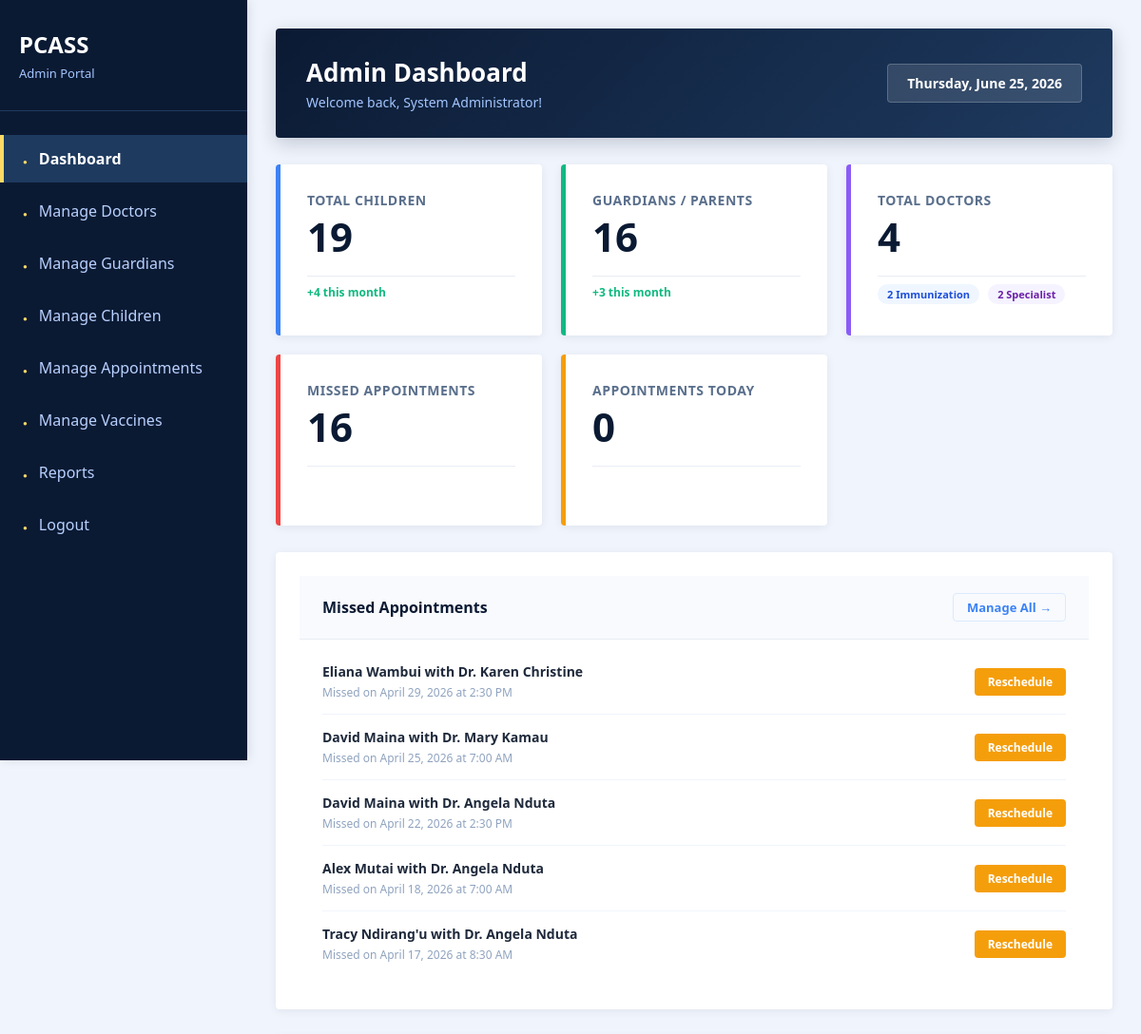
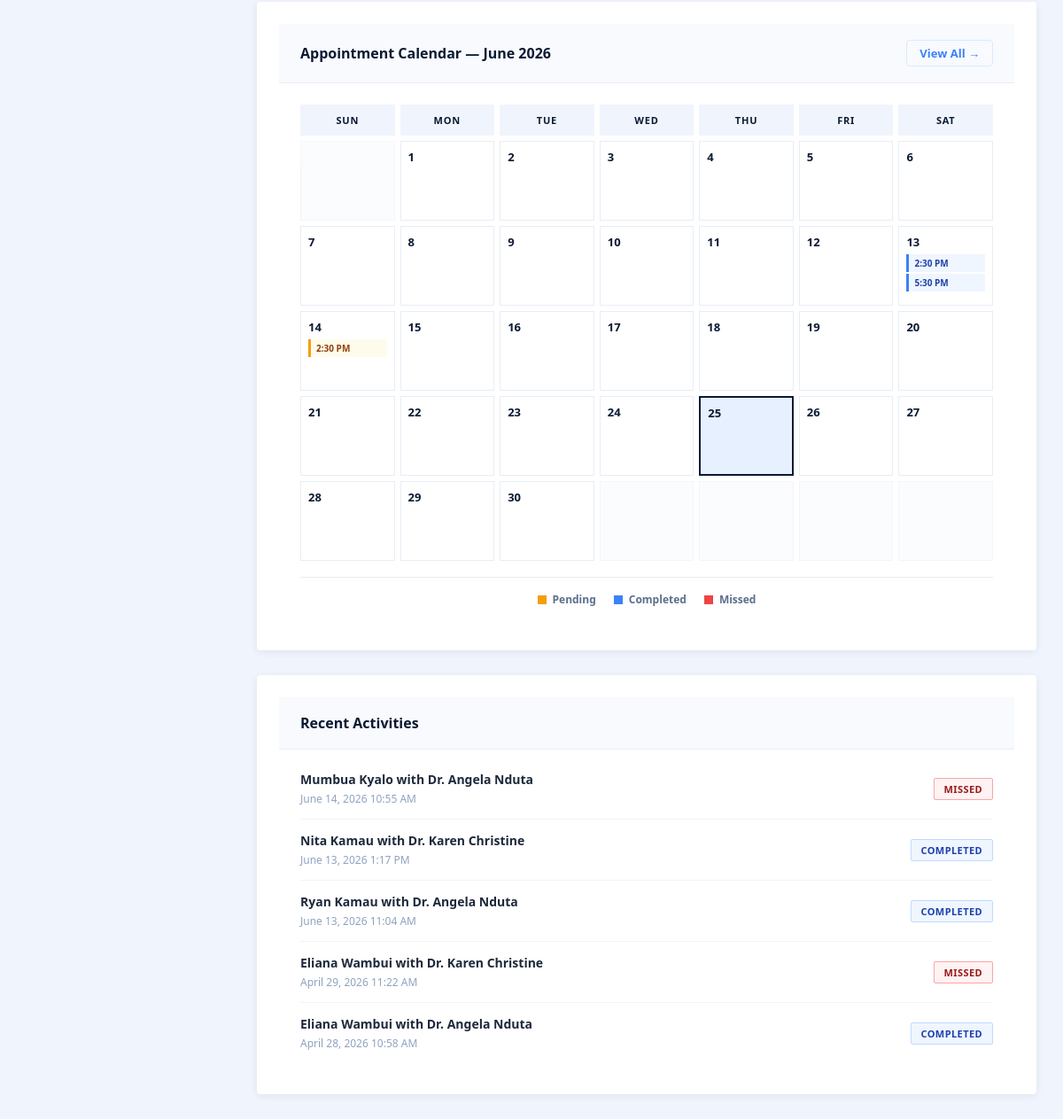
The app's page /admin_dashboard.php (signed in) with its own data (2 pictures, top to bottom).
### tables this page shows
CREATE TABLE `appointments` (
  `appointment_id` int(11) NOT NULL,
  `child_id` int(11) NOT NULL,
  `doctor_id` int(11) NOT NULL,
  `appointment_date` date NOT NULL,
  `appointment_time` time NOT NULL,
  `status` enum('Pending','Completed','Cancelled','Missed') DEFAULT 'Pending',
  `notes` text DEFAULT NULL,
  `created_at` timestamp NOT NULL DEFAULT current_timestamp()
);

CREATE TABLE `children` (
  `child_id` int(11) NOT NULL,
  `guardian_id` int(11) NOT NULL,
  `first_name` varchar(100) NOT NULL,
  `last_name` varchar(100) NOT NULL,
  `gender` enum('Male','Female') NOT NULL,
  `date_of_birth` date NOT NULL,
  `created_at` timestamp NOT NULL DEFAULT current_timestamp()
);

CREATE TABLE `doctors` (
  `doctor_id` int(11) NOT NULL,
  `full_name` varchar(255) NOT NULL,
  `email` varchar(255) NOT NULL,
  `phone` varchar(20) DEFAULT NULL,
  `specialization` varchar(100) DEFAULT NULL,
  `license_number` varchar(50) DEFAULT NULL,
  `qualification` varchar(100) DEFAULT NULL,
  `years_of_experience` int(11) DEFAULT 0,
  `employment_type` enum('Full-Time','Part-Time','Contract','Visiting') DEFAULT 'Full-Time',
  `status` enum('Active','Inactive','On Leave') DEFAULT 'Active',
  `doctor_role` enum('immunization','specialist') DEFAULT 'immunization',
  `password` varchar(255) NOT NULL,
  `created_at` timestamp NOT NULL DEFAULT current_timestamp()
);

### admin_dashboard.php (the view, shortened to what this page needs)
<?php
require_once __DIR__ . "/config/db.php";
$admin_name = $_SESSION['admin_name'] ?? 'Administrator';
$children_query = $conn->query("SELECT COUNT(*) as total FROM children");
$total_children = $children_query->fetch_assoc()['total'];
$guardians_query = $conn->query("SELECT COUNT(*) as total FROM guardians");
$total_guardians = $guardians_query->fetch_assoc()['total'];
$doctors_query = $conn->query("SELECT COUNT(*) as total FROM doctors");
$total_doctors = $doctors_query->fetch_assoc()['total'];
$immunization_doctors = $conn->query("SELECT COUNT(*) as total FROM doctors WHERE doctor_role = 'immunization'")->fetch_assoc()['total'];
$specialist_doctors = $conn->query("SELECT COUNT(*) as total FROM doctors WHERE doctor_role = 'specialist'")->fetch_assoc()['total'];
$missed_query = $conn->query("SELECT COUNT(*) as total FROM appointments WHERE status = 'Missed'");
$missed_appointments = $missed_query->fetch_assoc()['total'];
$today = date('Y-m-d');
$today_query = $conn->query("SELECT COUNT(*) as total FROM appointments WHERE appointment_date = '$today'");
$appointments_today = $today_query->fetch_assoc()['total'];
$children_this_month = $conn->query("SELECT COUNT(*) as total FROM children WHERE MONTH(created_at) = MONTH(CURDATE())")->fetch_assoc()['total'];
$guardians_this_month = $conn->query("SELECT COUNT(*) as total FROM guardians WHERE MONTH(created_at) = MONTH(CURDATE())")->fetch_assoc()['total'];
$calendar_query = $conn->query("
    SELECT a.*, c.first_name, c.last_name, d.full_name as doctor_name
    FROM appointments a
    LEFT JOIN children c ON a.child_id = c.child_id
    LEFT JOIN doctors d ON a.doctor_id = d.doctor_id
    WHERE MONTH(a.appointment_date) = MONTH(CURDATE())
    AND YEAR(a.appointment_date) = YEAR(CURDATE())
    AND a.status != 'Cancelled'
    ORDER BY a.appointment_date ASC, a.appointment_time ASC
");
$appointments_by_date = [];
while ($apt = $calendar_query->fetch_assoc()) {
    $date = $apt['appointment_date'];
    if (!isset($appointments_by_date[$date])) $appointments_by_date[$date] = [];
    $appointments_by_date[$date][] = $apt;
}
$recent_query = $conn->query("
    SELECT
        a.created_at,
        c.first_name,
        c.last_name,
        d.full_name as doctor_name,
        a.status,
        a.appointment_date,
        a.appointment_time,
        CASE
            WHEN a.status = 'Pending' AND a.appointment_date < CURDATE() THEN 'Missed'
            ELSE a.status
        END as display_status
    FROM appointments a
    LEFT JOIN children c ON a.child_id = c.child_id
    LEFT JOIN doctors d ON a.doctor_id = d.doctor_id
    ORDER BY a.created_at DESC LIMIT 5
");
$missed_list_query = $conn->query("
    SELECT a.appointment_id, a.appointment_date, a.appointment_time, a.status,
           c.first_name, c.last_name, c.child_id,
           d.full_name as doctor_name
    FROM appointments a
    LEFT JOIN children c ON a.child_id = c.child_id
    LEFT JOIN doctors d ON a.doctor_id = d.doctor_id
    WHERE a.status = 'Missed'
    ORDER BY a.appointment_date DESC
    LIMIT 5
");
?>
<!DOCTYPE html PUBLIC "-//W3C//DTD HTML 4.01 Strict//EN">
<html>
<head>
    <link rel="stylesheet" href="assets/css/style.css">
</head>
<body>
<div class="wrapper">
    <div class="sidebar">
        <div class="sidebar-header">
            <h2>PCASS</h2>
            <p>Admin Portal</p>
        </div>
        <div class="nav">
            <ul>
                <li><a href="admin_dashboard.php" class="active">Dashboard</a></li>
                <li><a href="manage_doctors.php">Manage Doctors</a></li>
                <li><a href="manage_guardians.php">Manage Guardians</a></li>
                <li><a href="manage_children.php">Manage Children</a></li>
                <li><a href="manage_appointments.php">Manage Appointments</a></li>
                <li><a href="manage_vaccines.php">Manage Vaccines</a></li>
                <li><a href="admin_reports.php">Reports</a></li>
                <li><a href="logout.php">Logout</a></li>
            </ul>
        </div>
    </div>
    <div class="main-content">
        <div class="welcome-banner">
            <div class="welcome-text">
                <h1>Admin Dashboard</h1>
                <p>Welcome back, <?= htmlspecialchars($admin_name) ?>!</p>
            </div>
            <div class="date-box"><?= date('l, F j, Y') ?></div>
        </div>
        <div class="stats-grid">
            <div class="stat-card children">
                <div class="stat-label">Total Children</div>
                <div class="stat-number"><?= $total_children ?></div>
                <div class="stat-footer">
                    +<?= $children_this_month ?> this month
                </div>
            </div>
            <div class="stat-card guardians">
                <div class="stat-label">Guardians / Parents</div>
                <div class="stat-number"><?= $total_guardians ?></div>
                <div class="stat-footer">
                    +<?= $guardians_this_month ?> this month
                </div>
            </div>
            <div class="stat-card doctors">
                <div class="stat-label">Total Doctors</div>
                <div class="stat-number"><?= $total_doctors ?></div>
                <div class="stat-footer">
                    <span class="doctor-badge immuno"><?= $immunization_doctors ?> Immunization</span>
                    <span class="doctor-badge specialist"><?= $specialist_doctors ?> Specialist</span>
                </div>
            </div>
            <div class="stat-card missed">
                <div class="stat-label">Missed Appointments</div>
                <div class="stat-number"><?= $missed_appointments ?></div>
                <div class="stat-footer warning">
                </div>
            </div>
            <div class="stat-card today">
                <div class="stat-label">Appointments Today</div>
                <div class="stat-number"><?= $appointments_today ?></div>
                <div class="stat-footer neutral">
                </div>
            </div>
        </div>
        <?php if ($missed_list_query && $missed_list_query->num_rows > 0): ?>
        <div class="card">
            <div class="card-header">
                <h2>Missed Appointments</h2>
                <a href="manage_appointments.php">Manage All →</a>
            </div>
            <div class="card-body">
                <div class="missed-list">
                    <?php while ($missed = $missed_list_query->fetch_assoc()): ?>
                        <div class="missed-item">
                            <div class="missed-info">
                                <div class="missed-title">
                                    <?= htmlspecialchars($missed['first_name'] . ' ' . $missed['last_name']) ?>
                                    with Dr. <?= htmlspecialchars($missed['doctor_name']) ?>
                                </div>
                                <div class="missed-meta">
                                    Missed on <?= date('F d, Y', strtotime($missed['appointment_date'])) ?> at <?= date('g:i A', strtotime($missed['appointment_time'])) ?>
                                </div>
                            </div>
                            <a href="manage_appointments.php?reschedule=<?= $missed['appointment_id'] ?>" class="btn-reschedule">
                                Reschedule
                            </a>
                        </div>
                    <?php endwhile; ?>
                </div>
            </div>
        </div>
        <?php endif; ?>
        <div class="card">
            <div class="card-header">
                <h2>Appointment Calendar — <?= date('F Y') ?></h2>
                <a href="manage_appointments.php">View All →</a>
            </div>
            <div class="card-body">
                <div class="calendar-grid">
                    <div class="calendar-day-header">SUN</div>
                    <div class="calendar-day-header">MON</div>
                    <div class="calendar-day-header">TUE</div>
                    <div class="calendar-day-header">WED</div>
                    <div class="calendar-day-header">THU</div>
                    <div class="calendar-day-header">FRI</div>
                    <div class="calendar-day-header">SAT</div>
                    <?php
                    $first_day = new DateTime(date('Y-m-01'));
                    $last_day  = new DateTime(date('Y-m-t'));
                    $today_dt  = new DateTime();
                    $start_day = (int)$first_day->format('w');
                    for ($i = 0; $i < $start_day; $i++) echo '<div class="calendar-day other-month"></div>';
                    $current_date = clone $first_day;
                    while ($current_date <= $last_day) {
                        $date_str = $current_date->format('Y-m-d');
                        $day_num  = $current_date->format('j');
                        $is_today = ($date_str == $today_dt->format('Y-m-d'));
                        $class    = 'calendar-day' . ($is_today ? ' today' : '');
                        echo '<div class="' . $class . '">';
                        echo '<div class="day-number">' . $day_num . '</div>';
                        if (isset($appointments_by_date[$date_str])) {
                            foreach ($appointments_by_date[$date_str] as $apt) {
                                $status = strtolower($apt['status']);
                                $time   = date('g:i A', strtotime($apt['appointment_time']));
                                echo '<div class="appointment-item ' . $status . '" title="' .
                                     htmlspecialchars($apt['first_name'] . ' ' . $apt['last_name']) .
                                     ' with Dr. ' . htmlspecialchars($apt['doctor_name']) . '">' . $time . '</div>';
                            }
                        }
                        echo '</div>';
                        $current_date->modify('+1 day');
                    }
                    $end_day = (int)$last_day->format('w');
                    for ($i = $end_day + 1; $i < 7; $i++) echo '<div class="calendar-day other-month"></div>';
                    ?>
                </div>
                <div class="calendar-legend">
                    <div class="legend-item"><span class="legend-dot dot-pending"></span> Pending</div>
                    <div class="legend-item"><span class="legend-dot dot-completed"></span> Completed</div>
                    <div class="legend-item"><span class="legend-dot dot-missed"></span> Missed</div>
                </div>
            </div>
        </div>
        <div class="card">
            <div class="card-header">
                <h2>Recent Activities</h2>
            </div>
            <div class="card-body">
                <?php if ($recent_query->num_rows > 0): ?>
                    <div class="activity-list">
                        <?php while ($activity = $recent_query->fetch_assoc()): ?>
                            <div class="activity-item">
                                <div class="activity-info">
                                    <div class="activity-title">
                                        <?= htmlspecialchars($activity['first_name'] . ' ' . $activity['last_name']) ?>
                                        with Dr. <?= htmlspecialchars($activity['doctor_name']) ?>
                                    </div>
                                    <div class="activity-meta">
                                        <?= date('F d, Y g:i A', strtotime($activity['created_at'])) ?>
                                    </div>
                                </div>
                                <span class="status-badge <?= strtolower($activity['display_status']) ?>">
                                    <?= htmlspecialchars($activity['display_status']) ?>
                                </span>
                            </div>
                        <?php endwhile; ?>
                    </div>
                <?php else: ?>
                    <div class="empty-state">No recent activities</div>
                <?php endif; ?>
            </div>
        </div>
    </div>
</div>
</body>
</html>

### assets/css/style.css (style rules this page uses)
* { margin: 0; padding: 0; }
body { font-family: Arial, Helvetica, sans-serif; background: #f0f4fc; }
.sidebar { width: 260px; background: #0b1a33; color: white; position: fixed; height: 100vh; overflow-y: auto; box-shadow: 2px 0 10px rgba(0,0,0,0.1); display: table-cell; }
.sidebar-header { padding: 30px 20px; border-bottom: 1px solid #1e3a5f; background: #0b1a33; }
.sidebar-header h2 { font-size: 24px; margin-bottom: 5px; color: #ffffff; }
.sidebar-header p { font-size: 13px; color: #a3c6ff; }
.sidebar .nav ul { list-style: none; padding: 20px 0; }
.sidebar .nav ul li { margin: 5px 0; }
.sidebar .nav ul li a { display: block; padding: 14px 20px; color: #b8d1ff; text-decoration: none; border-left: 4px solid transparent; }
.sidebar .nav ul li a.active { background: #1e3a5f; border-left-color: #ffd966; color: #ffffff; font-weight: 600; }
.sidebar .nav ul li a::before { content: '●'; margin-right: 12px; font-size: 8px; color: #ffd966; }
.main-content { margin-left: 260px; padding: 30px; background: #f0f4fc; }
.stats-grid { display: table; width: 100%; margin-bottom: 30px; border-collapse: separate; border-spacing: 20px 0; }
.stat-card { display: table-cell; width: 25%; background: #ffffff; padding: 25px; border-radius: 8px; box-shadow: 0 2px 10px rgba(11,26,51,0.1); border-left: 4px solid #0b1a33; }
.stat-card .stat-label { color: #5a6f8c; font-size: 14px; text-transform: uppercase; letter-spacing: 0.5px; }
.card { background: #ffffff; padding: 25px; border-radius: 8px; box-shadow: 0 2px 10px rgba(11,26,51,0.1); margin-bottom: 20px; }
.schedule-status.completed, .status-badge.completed { background: #d4edda; color: #155724; border: 1px solid #c3e6cb; }

### records on screen
appointments: child.last_name "Eliana Wambui", doctor.full_name "Karen Christine", appointment_date "April 29, 2026", appointment_time "2:30 PM", created_at "April 29, 2026 11:22 AM", display_status "MISSED"
appointments: child.last_name "David Maina", doctor.full_name "Mary Kamau", appointment_date "April 25, 2026", appointment_time "7:00 AM"
appointments: child.last_name "David Maina", doctor.full_name "Angela Nduta", appointment_date "April 22, 2026", appointment_time "2:30 PM"
appointments: child.last_name "Alex Mutai", doctor.full_name "Angela Nduta", appointment_date "April 18, 2026", appointment_time "7:00 AM"
appointments: child.last_name "Tracy Ndirang'u", doctor.full_name "Angela Nduta", appointment_date "April 17, 2026", appointment_time "8:30 AM"
appointments: appointment_time "2:30 PM", child.last_name "Ryan Kamau", doctor.full_name "Angela Nduta", created_at "June 13, 2026 11:04 AM", display_status "COMPLETED"
appointments: appointment_time "5:30 PM", child.last_name "Nita Kamau", doctor.full_name "Karen Christine", created_at "June 13, 2026 1:17 PM", display_status "COMPLETED"
appointments: appointment_time "2:30 PM", child.last_name "Mumbua Kyalo", doctor.full_name "Angela Nduta", created_at "June 14, 2026 10:55 AM", display_status "MISSED"
appointments: child.last_name "Eliana Wambui", doctor.full_name "Angela Nduta", created_at "April 28, 2026 10:58 AM", display_status "COMPLETED"

### other values on screen
$admin_name "System Administrator"
$total_children "19"
$children_this_month "4"
$total_guardians "16"
$guardians_this_month "3"
$total_doctors "4"
$immunization_doctors "2"
$specialist_doctors "2"
$missed_appointments "16"
$appointments_today "0"
